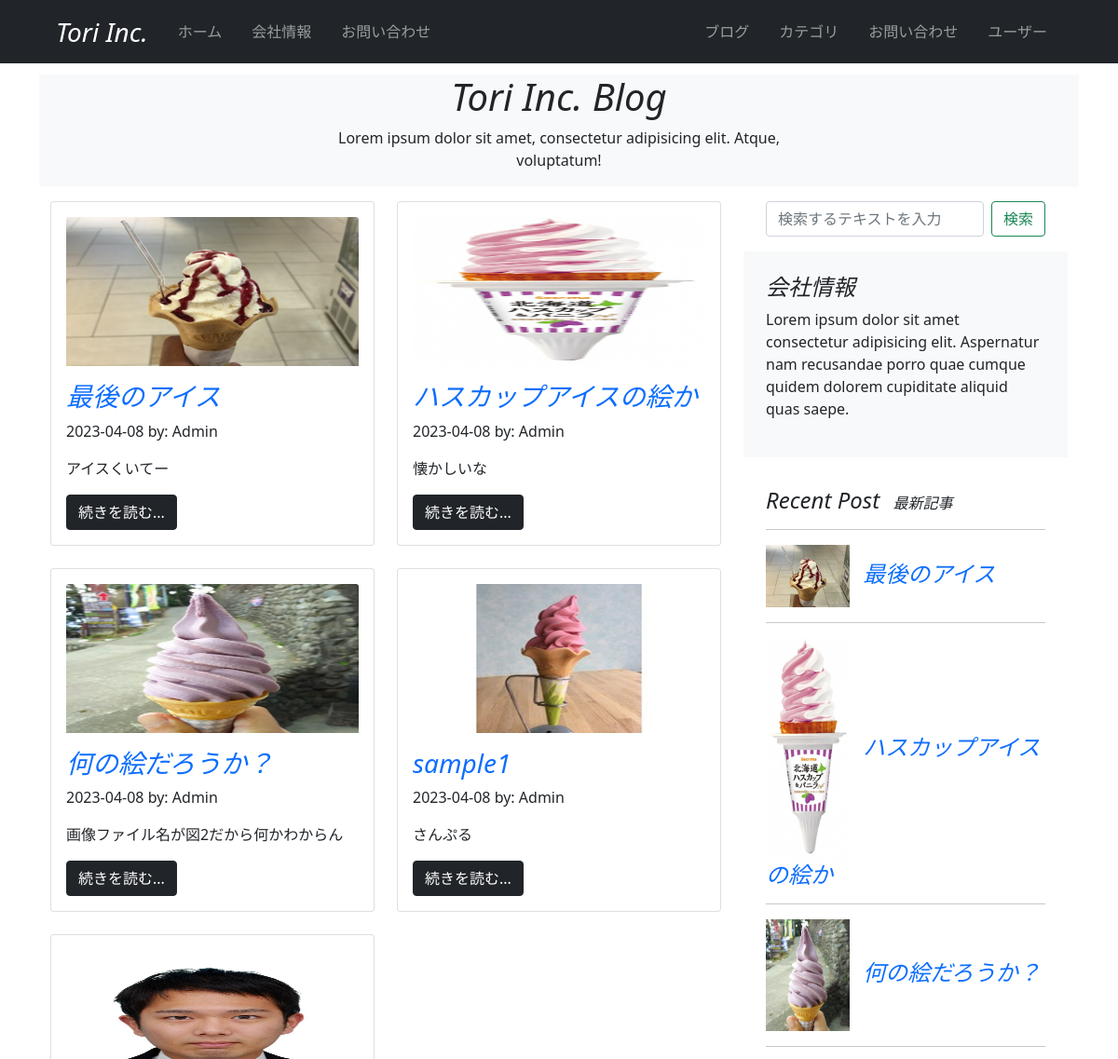
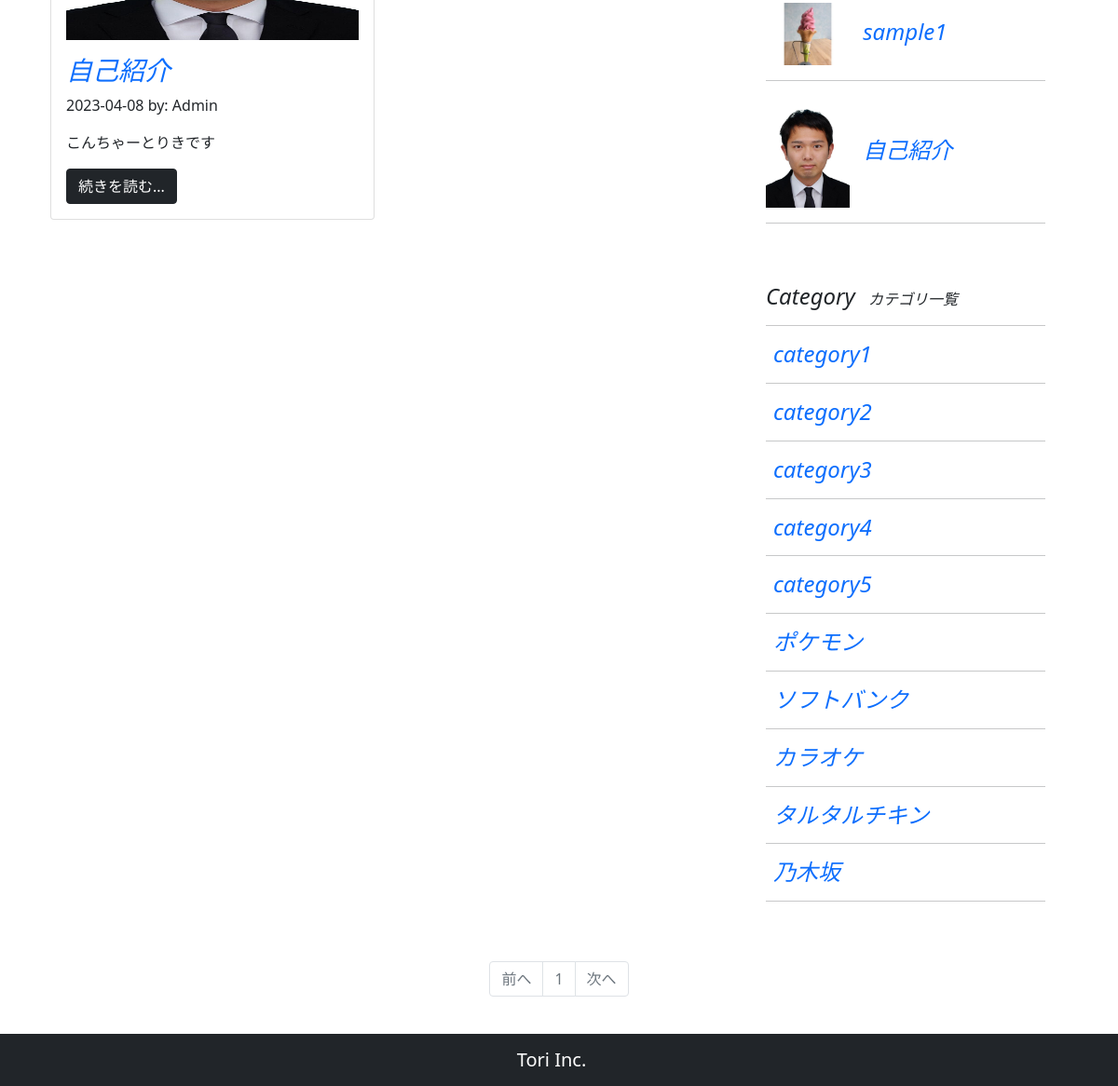
The page / on the database its author committed (2 pictures, top to bottom).
### company_blog/models.py (models this page shows, shortened)
class BlogPost(db.Model):
    __tablename__ = 'blog_post'
    id = db.Column(db.Integer, primary_key=True)
    user_id = db.Column(db.Integer, db.ForeignKey('users.id'))
    category_id = db.Column(db.Integer, db.ForeignKey('blog_category.id'))
    date = db.Column(db.DateTime, default=datetime.now(timezone('Asia/Tokyo')))
    title = db.Column(db.String(140))
    text = db.Column(db.Text)
    summary = db.Column(db.String(140))
    featured_image = db.Column(db.String(140))

class User(db.Model, UserMixin):
    __tablename__ = 'users'
    id = db.Column(db.Integer, primary_key=True)
    email = db.Column(db.String(64), unique=True, index=True)
    username = db.Column(db.String(64), unique=True, index=True)
    password_hash = db.Column(db.String(128))
    administrator = db.Column(db.String(1))
    post = db.relationship('BlogPost', backref='author', lazy='dynamic')
    @property
    def password(self):
        raise AttributeError('password is not a readable attribute')

class BlogCategory(db.Model):
    __tablename__ = 'blog_category'
    id = db.Column(db.Integer, primary_key=True)
    category = db.Column(db.String(140))
    posts = db.relationship('BlogPost', backref='blogcategory', lazy='dynamic')

### company_blog/main/views.py (the view)
@main.route('/')
def index():
    form = BlogSearchForm()
    page = request.args.get('page', 1, type=int)
    blog_posts = BlogPost.query.order_by(BlogPost.id.desc()).paginate(page=page, per_page=10)
    recent_blog_posts = BlogPost.query.order_by(BlogPost.id.desc()).limit(5).all()
    blog_categories = BlogCategory.query.order_by(BlogCategory.id.asc()).all()
    return render_template(
        'index.html',
        blog_posts=blog_posts,
        recent_blog_posts=recent_blog_posts,
        blog_categories=blog_categories,
        form=form
    )

### company_blog/main/forms.py
class BlogSearchForm(FlaskForm):
    searchText = StringField('検索テキスト', validators=[DataRequired()])
    submit = SubmitField('検索')

### company_blog/__init__.py (called while the page is built)
@event.listens_for(Engine, "connect")
def set_sqlite_pragma(dbapi_connection, connection_record):
    cursor = dbapi_connection.cursor()
    cursor.execute("PRAGMA foreign_keys=ON")
    cursor.close()

### company_blog/templates/index.html (shortened to what this page needs)
{% extends "base.html" %}
{% block content %}
  <header id="page-header">
    <div class="container my-3 bg-light">
      <div class="row">
        <div class="col-md-6 m-auto text-center">
          {% if search_word %}
            <h1 class="fst-italic">"{{ search_word }}" の検索結果</h1>
          {% elif user %}
            <h1 class="fst-italic">{{ user.username }}</h1>
          {% elif blog_category %}
            <h1 class="fst-italic">{{ blog_category.category }}</h1>
          {% else %}
            <h1 class="fst-italic">Tori Inc. Blog</h1>
            <p>Lorem ipsum dolor sit amet, consectetur adipisicing elit. Atque, voluptatum!</p>
          {% endif %}
        </div>
      </div>
    </div>
  </header>
  <div class="container my-3">
    <div class="row mb-2">
      <div class="col-8">
        <section class="blog_post">
          <div class="row">
            {% for post in blog_posts.items %}
            <div class="col-6 mb-4">
              <div class="card h-100">
                <div class="card-body" style="max-height: 26rem;">
                  {% if post.featured_image %}
                  <div class="mb-3" style="text-align: center;">
                    <img src="{{ url_for('static', filename='featured_image/' + post.featured_image) }}" class="img-fluid card-img-top" style="max-height: 10rem;">
                  </div>
                  {% endif %}
                  <h3>
                    <a href="{{ url_for('main.blog_post', blog_post_id=post.id)}}" class="card-title text-decoration-none">
                      <span class="fst-italic">{{ post.title }}</span>
                    </a>
                  </h3>
                  <p>{{ post.date.strftime('%Y-%m-%d') }} by: {{ post.author.username }}</p>
                  <p class="card-text">{{ post.summary }}</p>
                  <a href="{{ url_for('main.blog_post', blog_post_id=post.id) }}" class="btn btn-dark">続きを読む...</a>
                </div>
              </div>
            </div>
            {% endfor %}
          </div>
        </section>
      </div>
      <div class="col-md-4">
        <div class="position-sticky" style="top: 2rem">
          <div class="container-fluid mb-3">
            <form action="{{ url_for('main.search') }}" class="d-flex" method="POST">
              {{ render_field(form.searchText, class="form-control me-2", placeholder="検索するテキストを入力")}}
              {{ form.submit(class="btn btn-outline-success") }}
            </form>
          </div>
          <div class="p-4 mb-2 bg-light">
            <h4 class="fst-italic">会社情報</h4>
            <p>Lorem ipsum dolor sit amet consectetur adipisicing elit. Aspernatur nam recusandae porro quae cumque quidem dolorem cupiditate aliquid quas saepe.</p>
          </div>
          <div class="p-4">
            <h4 class="fst-italic">
              Recent Post
              <span class="ms-2 fs-6">最新記事</span>
              <hr>
              <ol class="list-unstyled">
                {% for recent_post in recent_blog_posts %}
                <li>
                  <a href="{{ url_for('main.blog_post', blog_post_id=recent_post.id) }}" class="text-decoration-none">
                    {% if recent_post.featured_image %}
                      <img src="{{ url_for('static', filename='featured_image/' + recent_post.featured_image) }}" class="img-fluid" width="90" height="50">
                    {% endif %}
                    <span class="ms-2">{{ recent_post.title }}</span>
                  </a>
                </li>
                <hr>
                {% endfor %}
              </ol>
            </h4>
          </div>
          <div class="p-4">
            <h4 class="fst-italic">
              Category
              <span class="ms-2 fs-6">カテゴリ一覧</span>
              <hr>
              <ol class="list-unstyled">
                {% for blog_category in blog_categories %}
                <li>
                  <a href="{{ url_for('main.category_search', blog_category_id=blog_category.id) }}" class="text-decoration-none">
                    <span class="ms-2">{{ blog_category.category }}</span>
                  </a>
                </li>
                <hr>
                {% endfor %}
              </ol>
            </h4>
          </div>
        </div>
      </div>
    </div>
    <div class="row mb-2">
      <section id="pagenation">
        <nav aria-label="mantenance_page_navigation">
          <ul class="pagination my-3 justify-content-center">
            <li {% if blog_posts.has_prev %}class="page-item"{% else %}class="page-item disabled"{% endif %}><a class="page-link" href="{% if blog_posts.has_prev %}{{url_for('main.index', page=blog_posts.prev_num) }}{% else %}#{% endif %}">前へ</a></li>
            {% for page_num in blog_posts.iter_pages(left_edge=1, right_edge=1, left_current=1, right_current=2) %}
              {% if page_num %}
                {% if blog_posts.page == page_num %}
                  <li class="page-item disabled"><a class="page-link" href="#">{{ page_num }}</a></li>
                {% else %}
                  <li class="page-item"><a class="page-link" href="{{url_for('main.index', page=page_num)}}">{{ page_num }}</a></li>
                {% endif %}
              {% else %}
                <li class="page-item disabled"><a class="page-link" href="#">&hellip;</a></li>
              {% endif %}
            {% endfor %}
            <li {% if blog_posts.has_next %}class="page-item"{% else %}class="page-item disabled"{% endif %}><a class="page-link" href="{% if blog_posts.has_next %}{{url_for('main.index', page=blog_posts.next_num) }}{% else %}#{% endif %}">次へ</a></li>
          </ul>
        </nav>
      </section>
    </div>
  </div>
{% endblock %}

### rows shown on the page
BlogPost: featured_image (picture), title "最後のアイス", date "2023-04-08", author.username "Admin", summary "アイスくいてー"
BlogPost: featured_image (picture), title "ハスカップアイスの絵か", date "2023-04-08", author.username "Admin", summary "懐かしいな"
BlogPost: featured_image (picture), title "何の絵だろうか？", date "2023-04-08", author.username "Admin", summary "画像ファイル名が図2だから何かわからん"
BlogPost: featured_image (picture), title "sample1", date "2023-04-08", author.username "Admin", summary "さんぷる"
BlogPost: featured_image (picture), title "自己紹介", date "2023-04-08", author.username "Admin", summary "こんちゃーとりきです"
BlogCategory: category "category1"
BlogCategory: category "category2"
BlogCategory: category "category3"
BlogCategory: category "category4"
BlogCategory: category "category5"
BlogCategory: category "ポケモン"
BlogCategory: category "ソフトバンク"
BlogCategory: category "カラオケ"
BlogCategory: category "タルタルチキン"
BlogCategory: category "乃木坂"

### other values the page prints
{{ page_num }} "1"
